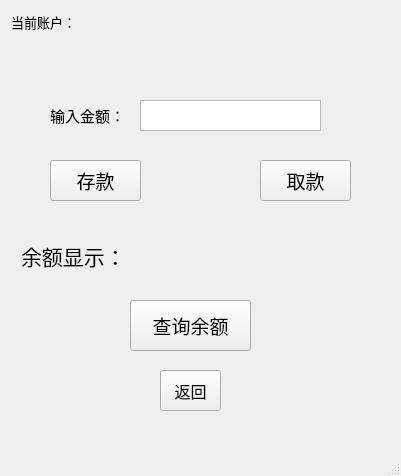
<?xml version="1.0" encoding="UTF-8"?>
<ui version="4.0">
 <class>Save_Withdraw</class>
 <widget class="QMainWindow" name="Save_Withdraw">
  <property name="geometry">
   <rect>
    <x>0</x>
    <y>0</y>
    <width>401</width>
    <height>476</height>
   </rect>
  </property>
  <property name="windowTitle">
   <string>Save_Withdraw</string>
  </property>
  <widget class="QWidget" name="centralWidget">
   <widget class="QPushButton" name="Button_search">
    <property name="geometry">
     <rect>
      <x>130</x>
      <y>300</y>
      <width>121</width>
      <height>51</height>
     </rect>
    </property>
    <property name="font">
     <font>
      <family>微软雅黑</family>
      <pointsize>14</pointsize>
     </font>
    </property>
    <property name="text">
     <string>查询余额</string>
    </property>
    <property name="iconSize">
     <size>
      <width>16</width>
      <height>16</height>
     </size>
    </property>
   </widget>
   <widget class="QTextEdit" name="textEdit">
    <property name="geometry">
     <rect>
      <x>140</x>
      <y>100</y>
      <width>181</width>
      <height>31</height>
     </rect>
    </property>
    <property name="font">
     <font>
      <family>微软雅黑</family>
      <pointsize>9</pointsize>
     </font>
    </property>
   </widget>
   <widget class="QLabel" name="label_4">
    <property name="geometry">
     <rect>
      <x>50</x>
      <y>100</y>
      <width>81</width>
      <height>31</height>
     </rect>
    </property>
    <property name="font">
     <font>
      <family>微软雅黑</family>
      <pointsize>11</pointsize>
     </font>
    </property>
    <property name="text">
     <string>输入金额：</string>
    </property>
   </widget>
   <widget class="QLabel" name="feedback">
    <property name="geometry">
     <rect>
      <x>140</x>
      <y>60</y>
      <width>181</width>
      <height>31</height>
     </rect>
    </property>
    <property name="font">
     <font>
      <family>微软雅黑</family>
      <pointsize>9</pointsize>
     </font>
    </property>
    <property name="text">
     <string/>
    </property>
   </widget>
   <widget class="QPushButton" name="Button_in">
    <property name="geometry">
     <rect>
      <x>50</x>
      <y>160</y>
      <width>91</width>
      <height>41</height>
     </rect>
    </property>
    <property name="font">
     <font>
      <family>微软雅黑</family>
      <pointsize>14</pointsize>
     </font>
    </property>
    <property name="text">
     <string>存款</string>
    </property>
   </widget>
   <widget class="QPushButton" name="Button_out">
    <property name="geometry">
     <rect>
      <x>260</x>
      <y>160</y>
      <width>91</width>
      <height>41</height>
     </rect>
    </property>
    <property name="font">
     <font>
      <family>微软雅黑</family>
      <pointsize>14</pointsize>
     </font>
    </property>
    <property name="text">
     <string>取款</string>
    </property>
   </widget>
   <widget class="QPushButton" name="pushButton">
    <property name="geometry">
     <rect>
      <x>160</x>
      <y>370</y>
      <width>61</width>
      <height>41</height>
     </rect>
    </property>
    <property name="font">
     <font>
      <family>微软雅黑</family>
      <pointsize>12</pointsize>
     </font>
    </property>
    <property name="text">
     <string>返回</string>
    </property>
   </widget>
   <widget class="QWidget" name="layoutWidget">
    <property name="geometry">
     <rect>
      <x>10</x>
      <y>230</y>
      <width>381</width>
      <height>51</height>
     </rect>
    </property>
    <layout class="QHBoxLayout" name="horizontalLayout_2">
     <item>
      <widget class="QLabel" name="label_3">
       <property name="font">
        <font>
         <family>微软雅黑</family>
         <pointsize>16</pointsize>
        </font>
       </property>
       <property name="text">
        <string>余额显示：</string>
       </property>
      </widget>
     </item>
     <item>
      <widget class="QLabel" name="label_output">
       <property name="font">
        <font>
         <family>微软雅黑</family>
         <pointsize>16</pointsize>
        </font>
       </property>
       <property name="text">
        <string/>
       </property>
      </widget>
     </item>
    </layout>
   </widget>
   <widget class="QLabel" name="label_2">
    <property name="geometry">
     <rect>
      <x>11</x>
      <y>1</y>
      <width>91</width>
      <height>41</height>
     </rect>
    </property>
    <property name="font">
     <font>
      <family>微软雅黑</family>
      <pointsize>10</pointsize>
     </font>
    </property>
    <property name="text">
     <string>当前账户：</string>
    </property>
   </widget>
   <widget class="QLabel" name="user">
    <property name="geometry">
     <rect>
      <x>110</x>
      <y>0</y>
      <width>271</width>
      <height>41</height>
     </rect>
    </property>
    <property name="font">
     <font>
      <family>微软雅黑</family>
      <pointsize>10</pointsize>
     </font>
    </property>
    <property name="text">
     <string/>
    </property>
   </widget>
  </widget>
  <widget class="QMenuBar" name="menuBar">
   <property name="geometry">
    <rect>
     <x>0</x>
     <y>0</y>
     <width>401</width>
     <height>26</height>
    </rect>
   </property>
  </widget>
  <widget class="QStatusBar" name="statusBar"/>
 </widget>
 <layoutdefault spacing="6" margin="11"/>
 <resources/>
 <connections/>
</ui>
